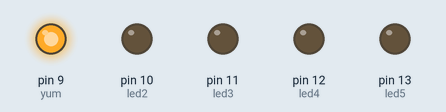
Bench run of a sketch on a simulated Arduino Uno, built with avr-gcc and run on an emulated ATmega328P. On the bench: output pins drawn as LEDs (lit = HIGH).

Above: at 0.02 s.
At 0.42 s:
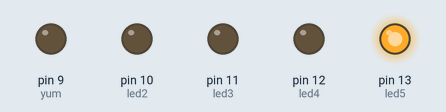
At 0.72 s:
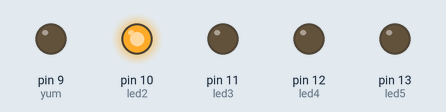
At 1.47 s:
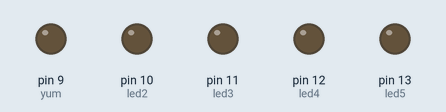
At 2.22 s:
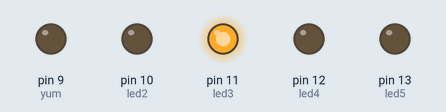
At 2.92 s:
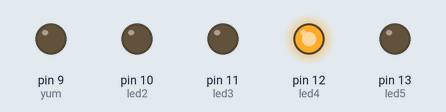
Timing chart, 0 to 3.2 s (numbered marks = the images above):
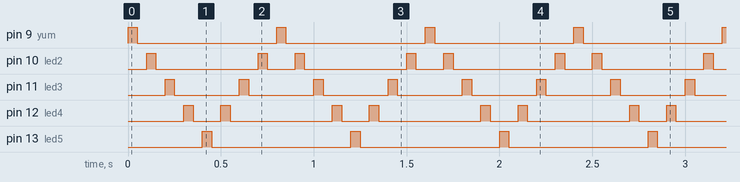

Measured:
- by itself, pin 9 (yum), pin 13 (led5): alternates HIGH for 0.05 s and LOW for 0.75 s
- by itself, pin 10 (led2): repeats every 0.80 s: LOW 0.55 s, HIGH 0.05 s, LOW 0.15 s, HIGH 0.05 s
- by itself, pin 11 (led3): alternates HIGH for 0.05 s and LOW for 0.35 s
- by itself, pin 12 (led4): repeats every 0.80 s: LOW 0.15 s, HIGH 0.05 s, LOW 0.55 s, HIGH 0.05 s

The sketch:

013.ino
```cpp
int time_=50;
int yum = 9;
int led1 = 9;
int led2 = 10;
int led3 = 11;
int led4 = 12;
int led5 = 13;
void setup()
{
pinMode(yum, OUTPUT);
pinMode(led1, OUTPUT);
pinMode(led2, OUTPUT);
pinMode(led3, OUTPUT);
pinMode(led4, OUTPUT);
pinMode(led5, OUTPUT);
}
void loop()
{
  if(yum=9){
    for(;yum<13;yum++){
      digitalWrite(yum, HIGH);
      delay(time_);
      digitalWrite(yum, LOW);
      delay(time_);
    }
  }
   if(yum=13){
    for(;yum>9;yum--){
      digitalWrite(yum, HIGH);
      delay(time_);
      digitalWrite(yum, LOW);
      delay(time_);
    }
  }
}
```
